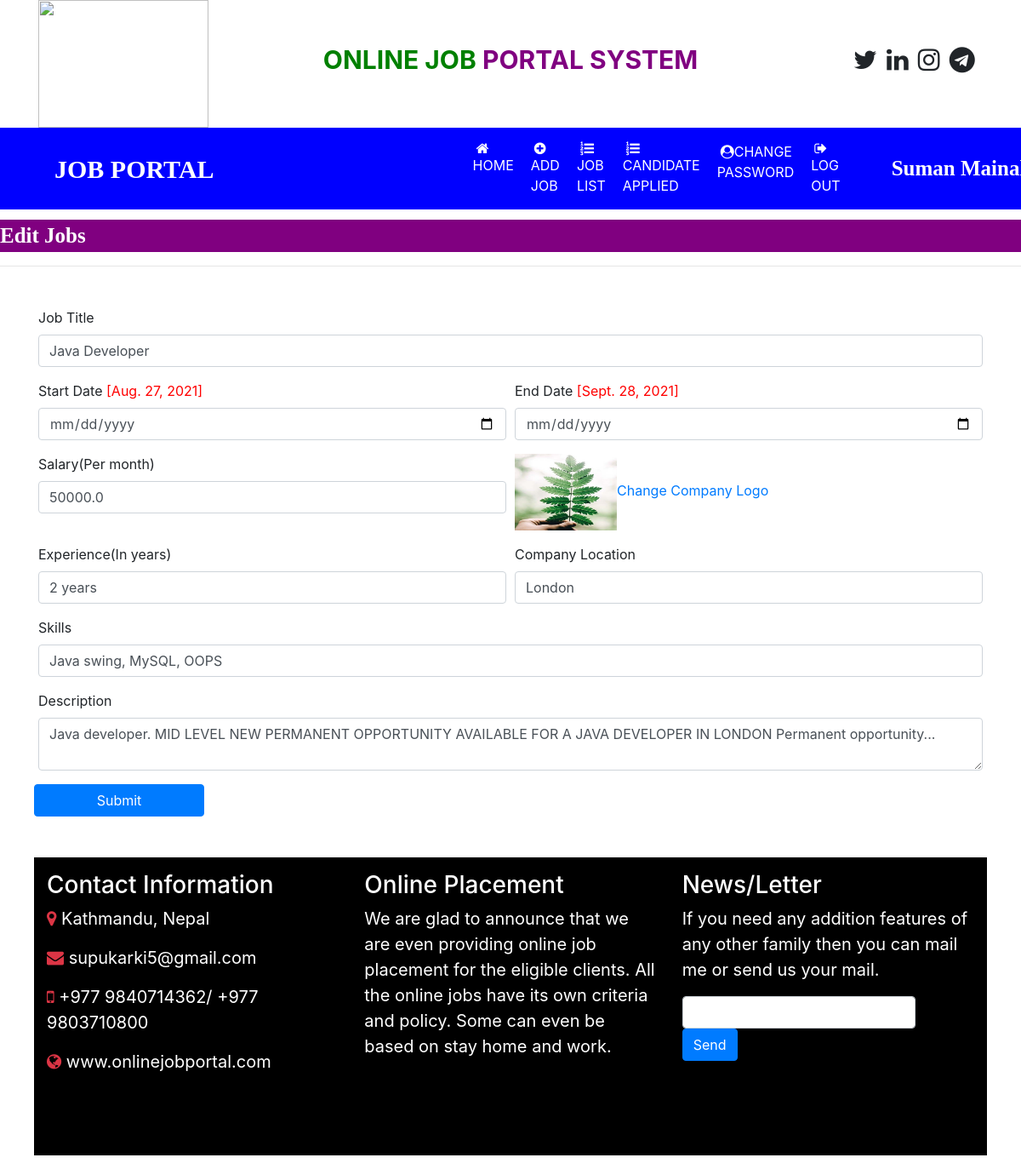
/edit_jobdetail/1 (signed in), run on the app's committed database.
### job/models.py (models this page shows, shortened)
class Job(models.Model):
    recruiter = models.ForeignKey(Recruiter, on_delete=models.CASCADE)
    start_date = models.DateField()
    end_date = models.DateField()
    title = models.CharField(max_length=100)
    salary = models.FloatField(max_length=20)
    image = models.FileField()
    description = models.CharField(max_length=300)
    experience = models.CharField(max_length=50)
    location = models.CharField(max_length=100)
    skills = models.CharField(max_length=100)
    creationdate = models.DateField()

### job/views.py (the view, shortened to what this page needs)
# urls.py: path('edit_jobdetail/<int:pid>', edit_jobdetail, name="edit_jobdetail"),
def edit_jobdetail(request,pid):
    if not request.user.is_authenticated:
        return redirect('recruiter_login')
    error = ""
    job = Job.objects.get(id=pid)
    d = {'error': error, 'job':job}
    return render(request,'edit_jobdetail.html',d)

### templates/edit_jobdetail.html (shortened to what this page needs)
{% load static %}
{% block body %}
{% include 'recruiter_navigation.html' %}
<marquee style="font-family:'Monotype-Corsiva'; font-size:25px; color:white; background-color:purple; font-weight:bold; margin-top:1%">
Edit Jobs
</marquee>
<hr>
<form class="container mt-5" method="post" enctype="multipart/form-data">
    <div class="form-row">
        <div class="form-group col-md-12">
            <label>Job Title</label>
            <input type="text" class="form-control" name="jobtitle" value="{{job.title}}" required>
        </div>
    </div>
    <div class="form-row">
         <div class="form-group col-md-6">
             <label>Start Date</label> <span style="color: red" >[{{job.start_date}}]</span>
            <input type="date" class="form-control" name="startdate"  >
         </div>
          <div class="form-group col-md-6">
              <label>End Date</label> <span style="color: red">[{{job.end_date}}]</span>
              <input type="date" class="form-control" name="enddate" >
          </div>
      </div>
     <div class="form-row">
    <div class="form-group col-md-6">
            <label>Salary(Per month)</label>
            <input type="text" class="form-control" name="salary"  value="{{job.salary}}" required>
         </div>
          <div class="form-group col-md-6">
              <img src="{{job.image.url}}" width="120" height="90"><a href="{% url 'change_companylogo' job.id %}">Change Company Logo</a>
          </div>
      </div>
    <div class="form-row">
    <div class="form-group col-md-6">
        <label>Experience(In years)</label>
        <input type="text" class="form-control" name="experience" value="{{job.experience}}" required>
     </div>
        <div class="form-group col-md-6">
        <label>Company Location</label>
        <input type="text" class="form-control" name="location" value="{{job.location}}" required>
     </div>
    <div class="form-group col-md-12">
        <label>Skills</label>
        <input type="text" class="form-control" name="skills" value="{{job.skills}}"required>
     </div>
    <div class="form-group col-md-12">
        <label>Description</label>
        <textarea type="text" class="form-control" name="description" required>{{job.description}}</textarea>
     </div>
<input type="submit" value="Submit" class="btn btn-primary" style="width: 200px" >
</form>
{% include 'footer.html' %}
{% endblock %}

### templates/recruiter_navigation.html (shortened to what this page needs)
<html>
<head>
    {% load static %}
  <link rel="stylesheet" href="https://maxcdn.bootstrapcdn.com/bootstrap/4.5.2/css/bootstrap.min.css">
  <script src="https://maxcdn.bootstrapcdn.com/bootstrap/4.5.2/js/bootstrap.min.js"></script><link rel="stylesheet" href="https://cdnjs.cloudflare.com/ajax/libs/font-awesome/4.7.0/css/font-awesome.min.css">
</head>
<body>
<div class="container">
    <div class="row">
        <div class="col-sm-3">
            <img src="{% static 'images/image2.png'%}" style="width:200px; height:150px">
       </div>
        <div class="col-sm-6 mt-5 text-center">
           <span style="font-weight :bold; font-size : 30px">
               <span style="color : green">ONLINE JOB</span>
               <span style="color : purple">PORTAL SYSTEM</span>
           </span>
       </div>
        <div class="col-sm-3  mt-5" style = "padding-left: 10%">
<span style="font-weight: bold; font-size: 30px">
    <span><i class="fa fa-twitter pl-1"></i></span>
     <span><i class="fa fa-linkedin pl-1"></i></span>
     <span><i class="fa fa-instagram pl-1"></i></span>
     <span><i class="fa fa-telegram pl-1"></i></span>
</span>
       </div>
</div>
</div>
<nav class="navbar navbar-expand-sm" style="background-color : blue" >
    <a class="navbar-brand text-white pl-5 font-weight-bold" style="font-family:'Monotype Corsiva'; font-size: 30px">JOB PORTAL</a>
<ul class="navbar-nav">
    <li class="nav-item">
    <a class="nav-link" href="{% url 'recruiter_home' %}" style="margin-left:280px"><i class="fa fa-home ml-1"></i>HOME</a>
     </li>
    <li class="nav-item">
    <a class="nav-link" href="{% url 'add_job' %}" ><i class="fa fa-plus-circle ml-1"></i> ADD JOB </a>
     </li>
    <li class="nav-item">
    <a class="nav-link" href="{% url 'job_list' %}" ><i class="fa fa-list-ol ml-1"></i> JOB LIST</a>
     </li>
    <li class="nav-item">
    <a class="nav-link" href="{% url 'applied_candidatelist' %}" ><i class="fa fa-list-ol  ml-1"></i>CANDIDATE APPLIED </a>
     </li>
     <li class="nav-item">
    <a class="nav-link" href="{% url 'change_passwordrecruiter' %}" ><i class="fa fa-user-circle ml-1"></i>CHANGE PASSWORD </a>
     </li>
    <li class="nav-item">
    <a class="nav-link" href="{% url 'Logout' %}" ><i class="fa fa-sign-out ml-1"></i>LOG OUT </a>
     </li>
</ul>
     <a class="navbar-brand text-white pl-5 font-weight-bold" style="font-family:'Monotype Corsiva'; font-size: 25px">{{request.user.first_name}} {{request.user.last_name}}</a>
</nav>
</body>
</html>

### templates/recruiter_navigation.html (style rules this page uses)
.nav-link { color: white; margin-right: 4px; }

### data on the page
Job: jobtitle "Java Developer", start_date "Aug. 27, 2021", end_date "Sept. 28, 2021", salary "50000.0", image (picture), experience "2 years", location "London", skills "Java swing, MySQL, OOPS", description "Java developer. MID LEVEL NEW PERMANENT OPPORTUNITY AVAILABLE FOR A JAVA DEVELOPER IN LONDON Permanent opportunity..."

### other printed values
{{ request.user.first_name }} "Suman"
